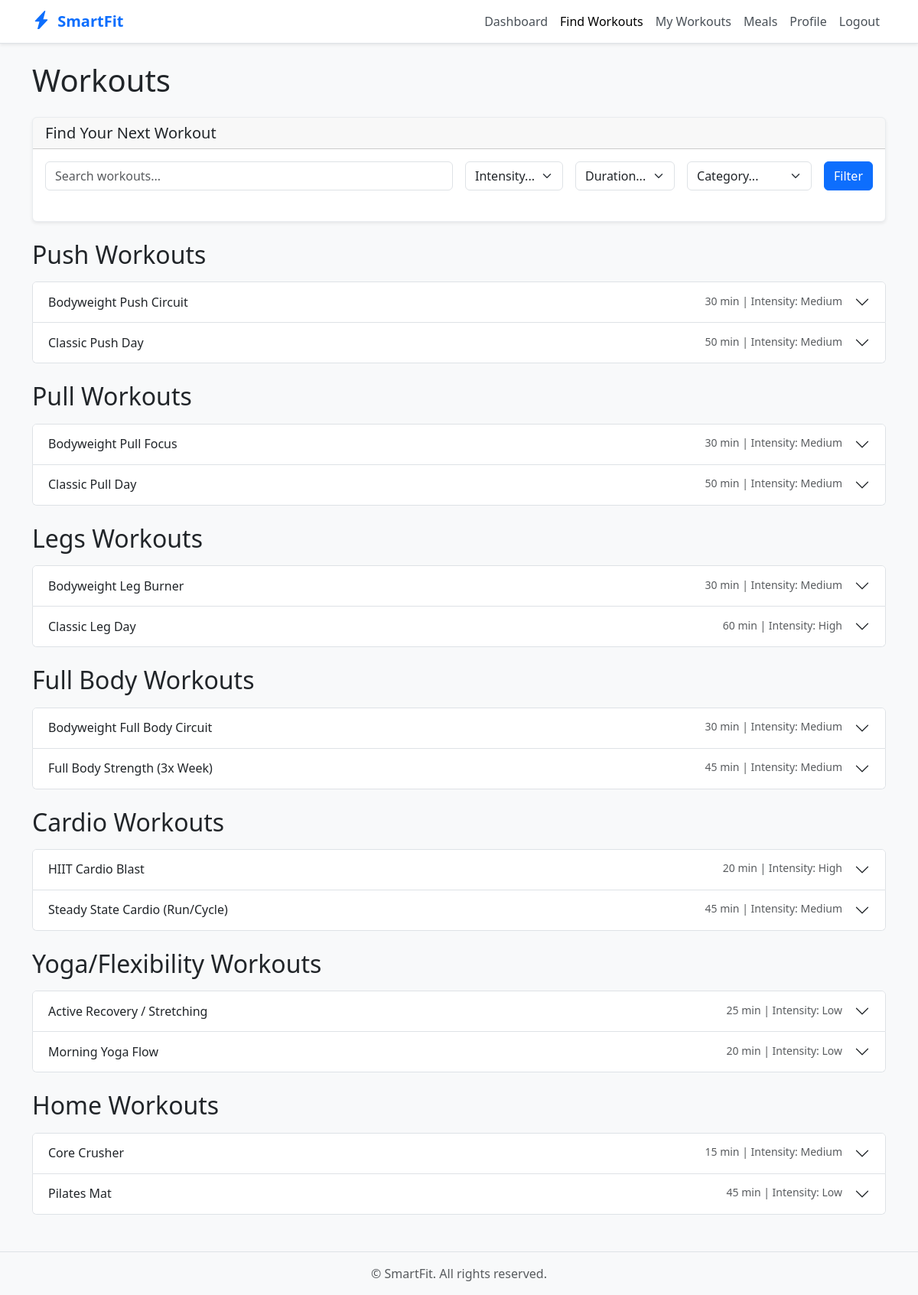
Screenshot of /workouts (signed in) with the database file from the repository.
### app.py (models this page shows, shortened)
class Workout(db.Model):
    id = db.Column(db.Integer, primary_key=True)
    name = db.Column(db.String(100), nullable=False)
    description = db.Column(db.Text, nullable=True)
    category = db.Column(db.String(50), nullable=False, default='General') # New: Gym, Home, General
    intensity = db.Column(db.String(50), nullable=True) # Low, Medium, High
    duration_est = db.Column(db.Integer, nullable=True) # Estimated duration in minutes
    equipment = db.Column(db.String(200), nullable=True) # e.g., Dumbbells, None
    instructions = db.Column(db.Text, nullable=True) # New: Step-by-step instructions
    reps_sets = db.Column(db.String(100), nullable=True) # New: e.g., "3 sets of 10-12 reps"
    form_tips = db.Column(db.Text, nullable=True) # New: Tips for proper form
    video_url = db.Column(db.String(255), nullable=True) # New: URL for video tutorial

### app.py (the view, shortened to what this page needs)
@app.route('/workouts')
@login_required
def workouts():
    category_order = ['Push', 'Pull', 'Legs', 'Full Body', 'Cardio', 'Yoga/Flexibility']
    all_workouts_query = Workout.query
    search_term = request.args.get('search')
    intensity_filter = request.args.get('intensity')
    duration_filter = request.args.get('duration')
    category_filter = request.args.get('category') # Use the new category filter
    if search_term:
        all_workouts_query = all_workouts_query.filter(Workout.name.ilike(f"%{search_term}%"))
    if intensity_filter:
        all_workouts_query = all_workouts_query.filter_by(intensity=intensity_filter)
    if category_filter:
        all_workouts_query = all_workouts_query.filter_by(category=category_filter)
    all_workouts = all_workouts_query.order_by(Workout.name).all()
    grouped_workouts = defaultdict(list)
    for workout in all_workouts:
        grouped_workouts[workout.category].append(workout)
    ordered_grouped_workouts = [
        (category, grouped_workouts[category])
        for category in category_order if category in grouped_workouts
    ]
    for category, workouts_list in grouped_workouts.items():
        if category not in category_order:
            ordered_grouped_workouts.append((category, workouts_list))
    saved_workout_ids = {w.id for w in current_user.saved_workouts}
    available_categories = sorted([cat[0] for cat in db.session.query(Workout.category).distinct().all()])
    return render_template('workouts.html', title='Workouts',
                           ordered_grouped_workouts=ordered_grouped_workouts, # Pass the ordered list
                           saved_workout_ids=saved_workout_ids,
                           available_categories=available_categories) # Pass categories for filter

### app.py (called while the page is built)
@login_manager.user_loader
def load_user(user_id):
    return db.session.get(User, int(user_id))

### templates/workouts.html (shortened to what this page needs)
{% extends "base.html" %}
{% block content %}
<h1 class="display-6 mb-4">Workouts</h1>
<div class="card shadow-sm mb-4">
    <div class="card-header">
        <h2 class="h5 mb-0">Find Your Next Workout</h2>
    </div>
    <div class="card-body">
        <form class="row row-cols-lg-auto g-3 align-items-center mb-4" method="GET" action="{{ url_for('workouts') }}">
            <div class="col-12 flex-grow-1">
                <input type="text" class="form-control" id="searchWorkouts" name="search" placeholder="Search workouts..." list="workoutSuggestions" autocomplete="off" value="{{ request.args.get('search', '') }}">
            </div>
            <div class="col-12">
                <select class="form-select" id="selectIntensity" name="intensity">
                    <option value="" {% if not request.args.get('intensity') %}selected{% endif %}>Intensity...</option>
                </select>
            </div>
             <div class="col-12">
                <select class="form-select" id="selectDuration" name="duration">
                    <option value="" {% if not request.args.get('duration') %}selected{% endif %}>Duration...</option>
                </select>
            </div>
             <div class="col-12">
                <select class="form-select" id="selectCategory" name="category">
                    <option value="" {% if not request.args.get('category') %}selected{% endif %}>Category...</option>
                </select>
            </div>
            <div class="col-12">
                <button type="submit" class="btn btn-primary">Filter</button>
            </div>
        </form>
    </div>
</div>
{% for category, workouts_list in ordered_grouped_workouts %}
<h2 class="mb-3">{{ category }} Workouts</h2>
<div class="accordion mb-4" id="{{ category|replace(' ', '')|replace('/', '') }}Accordion">
    {% for workout in workouts_list %}
    <div class="accordion-item">
        <h2 class="accordion-header" id="heading{{ category|replace(' ', '')|replace('/', '') }}{{ workout.id }}">
            <button class="accordion-button collapsed" type="button" data-bs-toggle="collapse" data-bs-target="#collapse{{ category|replace(' ', '')|replace('/', '') }}{{ workout.id }}" aria-expanded="false" aria-controls="collapse{{ category|replace(' ', '')|replace('/', '') }}{{ workout.id }}">
                <div class="d-flex w-100 justify-content-between">
                    <span>{{ workout.name }}</span>
                    <small class="text-muted me-3">
                        {% if workout.duration_est %}{{ workout.duration_est }} min | {% endif %}
                        {% if workout.intensity %}Intensity: {{ workout.intensity }}{% endif %}
                    </small>
                </div>
            </button>
        </h2>
    </div>
    {% endfor %}
</div>
{% endfor %}
{% endblock %}

### templates/base.html (shortened to what this page needs)
<!DOCTYPE html>
<html lang="en" class="h-100">
<head>
    <link href="https://cdn.jsdelivr.net/npm/bootstrap@5.3.3/dist/css/bootstrap.min.css" rel="stylesheet">
</head>
<body class="d-flex flex-column h-100">
    <nav class="navbar navbar-expand-lg navbar-light bg-white shadow-sm sticky-top">
        <div class="container">
            <a class="navbar-brand" href="{{ url_for('index') }}">
                SmartFit
            </a>
            <div class="collapse navbar-collapse" id="navbarNav">
                <ul class="navbar-nav ms-auto">
                    {% if current_user.is_authenticated %}
                        <li class="nav-item">
                            <a class="nav-link {{ 'active' if request.endpoint == 'index' }}" href="{{ url_for('index') }}">Dashboard</a>
                        </li>
                        <li class="nav-item">
                            <a class="nav-link {{ 'active' if request.endpoint == 'workouts' }}" href="{{ url_for('workouts') }}">Find Workouts</a>
                        </li>
                         <li class="nav-item">
                            <a class="nav-link {{ 'active' if request.endpoint == 'my_workouts' }}" href="{{ url_for('my_workouts') }}">My Workouts</a>
                        </li>
                        <li class="nav-item">
                            <a class="nav-link {{ 'active' if request.endpoint == 'meals' }}" href="{{ url_for('meals') }}">Meals</a>
                        </li>
                        <li class="nav-item">
                            <a class="nav-link {{ 'active' if request.endpoint == 'profile' }}" href="{{ url_for('profile') }}">Profile</a>
                        </li>
                        <li class="nav-item">
                            <a class="nav-link" href="{{ url_for('logout') }}">Logout</a>
                        </li>
                    {% endif %}
                </ul>
            </div>
        </div>
    </nav>
    <main class="container my-4 flex-grow-1">
        {% block content %}{% endblock %}
    </main>
    <footer class="footer mt-auto py-3 bg-light">
        <div class="container text-center">
             <span class="text-muted">&copy; {{ current_year }} SmartFit. All rights reserved.</span>
        </div>
    </footer>
</body>
</html>

### templates/base.html (style rules this page uses)
:root { --bs-primary: #0d6efd; --bs-primary-rgb: 13, 110, 253; --bs-secondary: #6c757d; --bs-secondary-rgb: 108, 117, 125; --bs-link-color: #0d6efd; --bs-link-hover-color: #0a58ca; }
body { display: flex; flex-direction: column; min-height: 100vh; background-color: #f8f9fa; }
main { flex-grow: 1; }
.navbar { border-bottom: 1px solid #dee2e6; }
.navbar-brand { font-weight: 600; color: var(--bs-primary) !important; }
.nav-link { color: #495057; }
.nav-link:hover, .nav-link.active { color: var(--bs-primary); }
.nav-link.active { font-weight: 500; }
.btn-primary { background-color: var(--bs-primary); border-color: var(--bs-primary); }
.card { border: 1px solid #e9ecef; }
.footer { background-color: #e9ecef; color: #6c757d; padding-top: 1rem; padding-bottom: 1rem; border-top: 1px solid #dee2e6; }

### rows the page displays
Workout: name "Bodyweight Push Circuit", duration_est "30", intensity "Medium"
Workout: name "Classic Push Day", duration_est "50", intensity "Medium"
Workout: name "Bodyweight Pull Focus", duration_est "30", intensity "Medium"
Workout: name "Classic Pull Day", duration_est "50", intensity "Medium"
Workout: name "Bodyweight Leg Burner", duration_est "30", intensity "Medium"
Workout: name "Classic Leg Day", duration_est "60", intensity "High"
Workout: name "Bodyweight Full Body Circuit", duration_est "30", intensity "Medium"
Workout: name "Full Body Strength (3x Week)", duration_est "45", intensity "Medium"
Workout: name "HIIT Cardio Blast", duration_est "20", intensity "High"
Workout: name "Steady State Cardio (Run/Cycle)", duration_est "45", intensity "Medium"
Workout: name "Active Recovery / Stretching", duration_est "25", intensity "Low"
Workout: name "Morning Yoga Flow", duration_est "20", intensity "Low"
Workout: category "Home", name "Core Crusher", duration_est "15", intensity "Medium"
Workout: name "Pilates Mat", duration_est "45", intensity "Low"

### other values shown
{{ category }} "Push" "Pull" "Legs" "Full Body" "Cardio" "Yoga/Flexibility"
